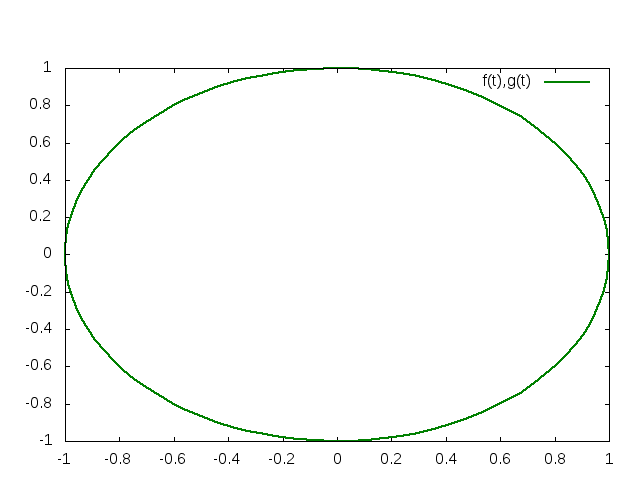

Source code (gnuplot):
set term png
set output '4.png'
set size 1.0, 0.9
f(t) = cos(t)
g(t) = sin(t)
set style line 1 linecolor '#008000' linetype 1 linewidth 2
set parametric
plot [0:2*pi] f(t),g(t) with lines ls 1
